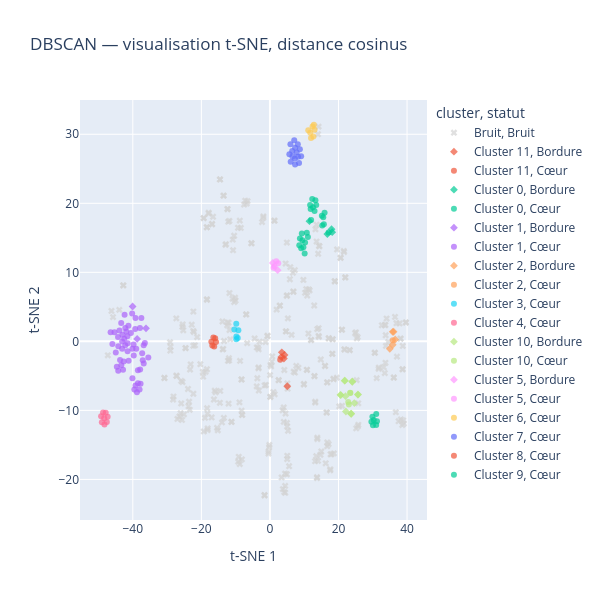

Source (notebook cell):
### Code cell
tsne = TSNE(
    n_components=2,
    metric="cosine",
    perplexity=30,
    init="random",
    learning_rate="auto",
    random_state=42
)

coord_tsne = tsne.fit_transform(matrice_tfidf.toarray())

visu_tsne = visualisation.copy()
visu_tsne["t-SNE 1"] = coord_tsne[:, 0]
visu_tsne["t-SNE 2"] = coord_tsne[:, 1]

fig = px.scatter(
    visu_tsne,
    x="t-SNE 1",
    y="t-SNE 2",
    color="cluster",
    symbol="statut",
    symbol_map={"Cœur": "circle", "Bordure": "diamond", "Bruit": "x"},
    color_discrete_map={"Bruit": "lightgray"},
    hover_data=["id", "statut"],
    opacity=0.7,
    title="DBSCAN — visualisation t-SNE, distance cosinus",
    height=600,
    width=600
)

fig.show()

### Figure 1 — Plotly figure (JSON) as saved in the notebook; plotly's stock layout.template omitted (floating-point values rounded to 4 significant figures; data arrays with more than 128 entries replaced by an {"elided": "..."} marker saying what was removed)
{"data": [{"customdata": {"elided": "333x2 mixed values"}, "hovertemplate": "cluster=Bruit<br>statut=%{customdata[1]}<br>t-SNE 1=%{x}<br>t-SNE 2=%{y}<br>id=%{customdata[0]}<extra></extra>", "legendgroup": "Bruit, Bruit", "marker": {"color": "lightgray", "opacity": 0.7, "symbol": "x"}, "mode": "markers", "name": "Bruit, Bruit", "orientation": "v", "showlegend": true, "type": "scatter", "x": {"elided": "333 float values"}, "xaxis": "x", "y": {"elided": "333 float values"}, "yaxis": "y"}, {"customdata": [[15, "Bordure"], [16, "Bordure"], [427, "Bordure"], [480, "Bordure"], [484, "Bordure"]], "hovertemplate": "cluster=Cluster 11<br>statut=%{customdata[1]}<br>t-SNE 1=%{x}<br>t-SNE 2=%{y}<br>id=%{customdata[0]}<extra></extra>", "legendgroup": "Cluster 11, Bordure", "marker": {"color": "#EF553B", "opacity": 0.7, "symbol": "diamond"}, "mode": "markers", "name": "Cluster 11, Bordure", "orientation": "v", "showlegend": true, "type": "scatter", "x": [4.072, 4.261, 5.064, 3.465, 3.311], "xaxis": "x", "y": [-2.5, -1.979, -6.506, -1.591, -2.276], "yaxis": "y"}, {"customdata": [[485, "Cœur"]], "hovertemplate": "cluster=Cluster 11<br>statut=%{customdata[1]}<br>t-SNE 1=%{x}<br>t-SNE 2=%{y}<br>id=%{customdata[0]}<extra></extra>", "legendgroup": "Cluster 11, Cœur", "marker": {"color": "#EF553B", "opacity": 0.7, "symbol": "circle"}, "mode": "markers", "name": "Cluster 11, Cœur", "orientation": "v", "showlegend": true, "type": "scatter", "x": [2.993], "xaxis": "x", "y": [-2.659], "yaxis": "y"}, {"customdata": [[173, "Bordure"], [176, "Bordure"], [277, "Bordure"], [446, "Bordure"]], "hovertemplate": "cluster=Cluster 0<br>statut=%{customdata[1]}<br>t-SNE 1=%{x}<br>t-SNE 2=%{y}<br>id=%{customdata[0]}<extra></extra>", "legendgroup": "Cluster 0, Bordure", "marker": {"color": "#00cc96", "opacity": 0.7, "symbol": "diamond"}, "mode": "markers", "name": "Cluster 0, Bordure", "orientation": "v", "showlegend": true, "type": "scatter", "x": [11.53, 16.75, 17.97, 18.16], "xaxis": "x", "y": [17.42, 15.54, 16.24, 15.82], "yaxis": "y"}, {"customdata": [[18, "Cœur"], [20, "Cœur"], [21, "Cœur"], [22, "Cœur"], [23, "Cœur"], [24, "Cœur"], [25, "Cœur"], [60, "Cœur"], [171, "Cœur"], [172, "Cœur"], [174, "Cœur"], [175, "Cœur"], [340, "Cœur"], [341, "Cœur"], [359, "Cœur"], [360, "Cœur"], [440, "Cœur"], [441, "Cœur"], [442, "Cœur"], [443, "Cœur"], [487, "Cœur"], [488, "Cœur"], [496, "Cœur"], [497, "Cœur"]], "hovertemplate": "cluster=Cluster 0<br>statut=%{customdata[1]}<br>t-SNE 1=%{x}<br>t-SNE 2=%{y}<br>id=%{customdata[0]}<extra></extra>", "legendgroup": "Cluster 0, Cœur", "marker": {"color": "#00cc96", "opacity": 0.7, "symbol": "circle"}, "mode": "markers", "name": "Cluster 0, Cœur", "orientation": "v", "showlegend": true, "type": "scatter", "x": [11.07, 9.116, 9.469, 12.56, 13.51, 15.94, 17.11, 10.13, 10.76, 10.24, 12.34, 13.27, 9.762, 9.303, 11.73, 11.88, 15.27, 15.56, 15.73, 15.15, 8.747, 8.565, 12.01, 13.01], "xaxis": "x", "y": [15.14, 13.49, 14.64, 19.43, 19.75, 18.62, 15.76, 12.72, 15.72, 14.33, 20.61, 20.43, 13.63, 15.64, 19.77, 19.16, 16.79, 17.97, 16.97, 18.2, 14.9, 13.92, 17.57, 18.9], "yaxis": "y"}, {"customdata": [[152, "Bordure"], [177, "Bordure"], [366, "Bordure"]], "hovertemplate": "cluster=Cluster 1<br>statut=%{customdata[1]}<br>t-SNE 1=%{x}<br>t-SNE 2=%{y}<br>id=%{customdata[0]}<extra></extra>", "legendgroup": "Cluster 1, Bordure", "marker": {"color": "#ab63fa", "opacity": 0.7, "symbol": "diamond"}, "mode": "markers", "name": "Cluster 1, Bordure", "orientation": "v", "showlegend": true, "type": "scatter", "x": [-40.06, -38.74, -36.15], "xaxis": "x", "y": [5.048, 0.3486, 1.894], "yaxis": "y"}, {"customdata": [[26, "Cœur"], [36, "Cœur"], [41, "Cœur"], [56, "Cœur"], [58, "Cœur"], [63, "Cœur"], [64, "Cœur"], [65, "Cœur"], [68, "Cœur"], [71, "Cœur"], [72, "Cœur"], [73, "Cœur"], [95, "Cœur"], [98, "Cœur"], [102, "Cœur"], [116, "Cœur"], [124, "Cœur"], [138, "Cœur"], [139, "Cœur"], [144, "Cœur"], [167, "Cœur"], [169, "Cœur"], [170, "Cœur"], [178, "Cœur"], [185, "Cœur"], [237, "Cœur"], [239, "Cœur"], [276, "Cœur"], [288, "Cœur"], [289, "Cœur"], [315, "Cœur"], [322, "Cœur"], [333, "Cœur"], [334, "Cœur"], [335, "Cœur"], [336, "Cœur"], [347, "Cœur"], [372, "Cœur"], [373, "Cœur"], [397, "Cœur"], [423, "Cœur"], [432, "Cœur"], [433, "Cœur"], [447, "Cœur"], [448, "Cœur"], [467, "Cœur"], [470, "Cœur"], [471, "Cœur"], [476, "Cœur"], [489, "Cœur"], [491, "Cœur"], [493, "Cœur"]], "hovertemplate": "cluster=Cluster 1<br>statut=%{customdata[1]}<br>t-SNE 1=%{x}<br>t-SNE 2=%{y}<br>id=%{customdata[0]}<extra></extra>", "legendgroup": "Cluster 1, Cœur", "marker": {"color": "#ab63fa", "opacity": 0.7, "symbol": "circle"}, "mode": "markers", "name": "Cluster 1, Cœur", "orientation": "v", "showlegend": true, "type": "scatter", "x": [-44.96, -41.51, -41.54, -44.32, -39.55, -38.8, -39.21, -38.03, -43.11, -35.48, -36.82, -36.49, -44.23, -41.57, -39.31, -43.02, -43.11, -41.88, -43.38, -39.23, -44.25, -42.66, -40.11, -39.72, -42.85, -43.37, -37.51, -39.77, -39.0, -43.72, -44.66, -42.2, -40.19, -37.1, -36.83, -37.27, -41.29, -43.9, -40.55, -45.34, -42.4, -37.74, -38.5, -46.48, -45.96, -41.22, -37.86, -38.52, -40.11, -37.91, -42.51, -42.19], "xaxis": "x", "y": [-1.61, -0.2699, -1.421, 0.6388, -6.979, -7.364, -6.387, -6.986, -1.073, -2.325, -3.21, -0.2438, -0.6973, 0.7487, 1.803, 0.9628, -0.007448, 1.413, 2.653, 3.386, -4.24, -2.918, -1.061, -2.038, -4.095, -3.472, 3.374, -0.4389, -1.063, -2.7, -3.669, -0.5585, 4.035, -2.723, -0.5476, -1.714, 2.272, 1.586, 1.196, 1.321, 3.852, -6.133, -6.085, 1.321, -0.3652, -2.819, -4.078, -4.184, -5.348, 1.922, 0.3874, 1.918], "yaxis": "y"}, {"customdata": [[104, "Bordure"], [354, "Bordure"], [436, "Bordure"], [437, "Bordure"], [464, "Bordure"]], "hovertemplate": "cluster=Cluster 2<br>statut=%{customdata[1]}<br>t-SNE 1=%{x}<br>t-SNE 2=%{y}<br>id=%{customdata[0]}<extra></extra>", "legendgroup": "Cluster 2, Bordure", "marker": {"color": "#FFA15A", "opacity": 0.7, "symbol": "diamond"}, "mode": "markers", "name": "Cluster 2, Bordure", "orientation": "v", "showlegend": true, "type": "scatter", "x": [34.96, 35.82, 35.82, 36.56, 36.06], "xaxis": "x", "y": [-1.067, 1.382, -0.488, 0.2727, 1.395], "yaxis": "y"}, {"customdata": [[31, "Cœur"]], "hovertemplate": "cluster=Cluster 2<br>statut=%{customdata[1]}<br>t-SNE 1=%{x}<br>t-SNE 2=%{y}<br>id=%{customdata[0]}<extra></extra>", "legendgroup": "Cluster 2, Cœur", "marker": {"color": "#FFA15A", "opacity": 0.7, "symbol": "circle"}, "mode": "markers", "name": "Cluster 2, Cœur", "orientation": "v", "showlegend": true, "type": "scatter", "x": [35.83], "xaxis": "x", "y": [0.1622], "yaxis": "y"}, {"customdata": [[32, "Cœur"], [34, "Cœur"], [462, "Cœur"], [463, "Cœur"], [499, "Cœur"], [500, "Cœur"]], "hovertemplate": "cluster=Cluster 3<br>statut=%{customdata[1]}<br>t-SNE 1=%{x}<br>t-SNE 2=%{y}<br>id=%{customdata[0]}<extra></extra>", "legendgroup": "Cluster 3, Cœur", "marker": {"color": "#19d3f3", "opacity": 0.7, "symbol": "circle"}, "mode": "markers", "name": "Cluster 3, Cœur", "orientation": "v", "showlegend": true, "type": "scatter", "x": [-9.806, -9.206, -9.381, -9.798, -9.821, -10.39], "xaxis": "x", "y": [0.3, 1.616, 0.4934, 0.6967, 2.543, 1.71], "yaxis": "y"}, {"customdata": [[48, "Cœur"], [69, "Cœur"], [238, "Cœur"], [319, "Cœur"], [332, "Cœur"], [371, "Cœur"], [396, "Cœur"], [490, "Cœur"]], "hovertemplate": "cluster=Cluster 4<br>statut=%{customdata[1]}<br>t-SNE 1=%{x}<br>t-SNE 2=%{y}<br>id=%{customdata[0]}<extra></extra>", "legendgroup": "Cluster 4, Cœur", "marker": {"color": "#FF6692", "opacity": 0.7, "symbol": "circle"}, "mode": "markers", "name": "Cluster 4, Cœur", "orientation": "v", "showlegend": true, "type": "scatter", "x": [-47.58, -48.68, -47.9, -49.25, -49.03, -48.26, -47.34, -48.34], "xaxis": "x", "y": [-11.67, -10.29, -10.35, -10.85, -11.7, -12.04, -10.91, -11.13], "yaxis": "y"}, {"customdata": [[67, "Bordure"], [85, "Bordure"], [107, "Bordure"], [141, "Bordure"], [197, "Bordure"], [267, "Bordure"], [268, "Bordure"], [275, "Bordure"], [351, "Bordure"], [352, "Bordure"], [386, "Bordure"], [387, "Bordure"], [415, "Bordure"]], "hovertemplate": "cluster=Cluster 10<br>statut=%{customdata[1]}<br>t-SNE 1=%{x}<br>t-SNE 2=%{y}<br>id=%{customdata[0]}<extra></extra>", "legendgroup": "Cluster 10, Bordure", "marker": {"color": "#B6E880", "opacity": 0.7, "symbol": "diamond"}, "mode": "markers", "name": "Cluster 10, Bordure", "orientation": "v", "showlegend": true, "type": "scatter", "x": [24.62, 24.02, 23.69, 25.68, 24.02, 20.67, 21.83, 25.68, 23.69, 22.15, 20.57, 21.82, 22.05], "xaxis": "x", "y": [-8.942, -5.852, -10.48, -7.71, -5.817, -7.788, -5.697, -7.702, -10.48, -10.16, -7.738, -5.701, -7.946], "yaxis": "y"}, {"customdata": [[212, "Cœur"], [274, "Cœur"], [327, "Cœur"], [382, "Cœur"]], "hovertemplate": "cluster=Cluster 10<br>statut=%{customdata[1]}<br>t-SNE 1=%{x}<br>t-SNE 2=%{y}<br>id=%{customdata[0]}<extra></extra>", "legendgroup": "Cluster 10, Cœur", "marker": {"color": "#B6E880", "opacity": 0.7, "symbol": "circle"}, "mode": "markers", "name": "Cluster 10, Cœur", "orientation": "v", "showlegend": true, "type": "scatter", "x": [23.02, 23.48, 23.39, 22.84], "xaxis": "x", "y": [-9.132, -7.481, -7.44, -8.781], "yaxis": "y"}, {"customdata": [[75, "Bordure"], [418, "Bordure"]], "hovertemplate": "cluster=Cluster 5<br>statut=%{customdata[1]}<br>t-SNE 1=%{x}<br>t-SNE 2=%{y}<br>id=%{customdata[0]}<extra></extra>", "legendgroup": "Cluster 5, Bordure", "marker": {"color": "#FF97FF", "opacity": 0.7, "symbol": "diamond"}, "mode": "markers", "name": "Cluster 5, Bordure", "orientation": "v", "showlegend": true, "type": "scatter", "x": [0.845, 2.256], "xaxis": "x", "y": [11.37, 10.31], "yaxis": "y"}, {"customdata": [[77, "Cœur"], [195, "Cœur"], [226, "Cœur"], [361, "Cœur"]], "hovertemplate": "cluster=Cluster 5<br>statut=%{customdata[1]}<br>t-SNE 1=%{x}<br>t-SNE 2=%{y}<br>id=%{customdata[0]}<extra></extra>", "legendgroup": "Cluster 5, Cœur", "marker": {"color": "#FF97FF", "opacity": 0.7, "symbol": "circle"}, "mode": "markers", "name": "Cluster 5, Cœur", "orientation": "v", "showlegend": true, "type": "scatter", "x": [1.308, 2.432, 1.849, 1.076], "xaxis": "x", "y": [10.88, 11.3, 11.62, 10.67], "yaxis": "y"}, {"customdata": [[79, "Cœur"], [80, "Cœur"], [81, "Cœur"], [148, "Cœur"], [338, "Cœur"], [339, "Cœur"], [457, "Cœur"]], "hovertemplate": "cluster=Cluster 6<br>statut=%{customdata[1]}<br>t-SNE 1=%{x}<br>t-SNE 2=%{y}<br>id=%{customdata[0]}<extra></extra>", "legendgroup": "Cluster 6, Cœur", "marker": {"color": "#FECB52", "opacity": 0.7, "symbol": "circle"}, "mode": "markers", "name": "Cluster 6, Cœur", "orientation": "v", "showlegend": true, "type": "scatter", "x": [12.81, 12.42, 11.98, 12.67, 11.18, 13.01, 11.76], "xaxis": "x", "y": [31.38, 31.14, 29.45, 29.69, 30.59, 30.66, 30.23], "yaxis": "y"}, {"customdata": [[87, "Cœur"], [88, "Cœur"], [89, "Cœur"], [90, "Cœur"], [200, "Cœur"], [201, "Cœur"], [202, "Cœur"], [203, "Cœur"], [260, "Cœur"], [265, "Cœur"], [266, "Cœur"], [269, "Cœur"], [270, "Cœur"], [406, "Cœur"], [407, "Cœur"]], "hovertemplate": "cluster=Cluster 7<br>statut=%{customdata[1]}<br>t-SNE 1=%{x}<br>t-SNE 2=%{y}<br>id=%{customdata[0]}<extra></extra>", "legendgroup": "Cluster 7, Cœur", "marker": {"color": "#636efa", "opacity": 0.7, "symbol": "circle"}, "mode": "markers", "name": "Cluster 7, Cœur", "orientation": "v", "showlegend": true, "type": "scatter", "x": [7.337, 7.291, 8.736, 7.794, 5.665, 6.054, 9.106, 7.085, 6.561, 6.497, 7.34, 8.493, 5.977, 8.133, 8.193], "xaxis": "x", "y": [25.6, 26.5, 27.82, 27.36, 27.1, 26.01, 26.82, 29.12, 26.77, 27.57, 28.03, 25.83, 28.54, 28.54, 26.74], "yaxis": "y"}, {"customdata": [[108, "Cœur"], [109, "Cœur"], [110, "Cœur"], [390, "Cœur"], [391, "Cœur"], [392, "Cœur"]], "hovertemplate": "cluster=Cluster 8<br>statut=%{customdata[1]}<br>t-SNE 1=%{x}<br>t-SNE 2=%{y}<br>id=%{customdata[0]}<extra></extra>", "legendgroup": "Cluster 8, Cœur", "marker": {"color": "#EF553B", "opacity": 0.7, "symbol": "circle"}, "mode": "markers", "name": "Cluster 8, Cœur", "orientation": "v", "showlegend": true, "type": "scatter", "x": [-16.26, -17.09, -15.97, -16.81, -15.72, -16.5], "xaxis": "x", "y": [-0.7561, -0.06864, 0.4408, -0.5998, -0.09102, 0.5483], "yaxis": "y"}, {"customdata": [[150, "Cœur"], [153, "Cœur"], [154, "Cœur"], [355, "Cœur"], [367, "Cœur"], [455, "Cœur"], [468, "Cœur"]], "hovertemplate": "cluster=Cluster 9<br>statut=%{customdata[1]}<br>t-SNE 1=%{x}<br>t-SNE 2=%{y}<br>id=%{customdata[0]}<extra></extra>", "legendgroup": "Cluster 9, Cœur", "marker": {"color": "#00cc96", "opacity": 0.7, "symbol": "circle"}, "mode": "markers", "name": "Cluster 9, Cœur", "orientation": "v", "showlegend": true, "type": "scatter", "x": [31.01, 30.29, 29.9, 29.6, 30.05, 31.22, 30.99], "xaxis": "x", "y": [-10.51, -11.4, -10.94, -11.64, -12.16, -11.56, -12.13], "yaxis": "y"}], "layout": {"height": 600, "legend": {"title": {"text": "cluster, statut"}, "tracegroupgap": 0}, "title": {"text": "DBSCAN — visualisation t-SNE, distance cosinus"}, "width": 600, "xaxis": {"anchor": "y", "domain": [0, 1], "title": {"text": "t-SNE 1"}}, "yaxis": {"anchor": "x", "domain": [0, 1], "title": {"text": "t-SNE 2"}}}}
